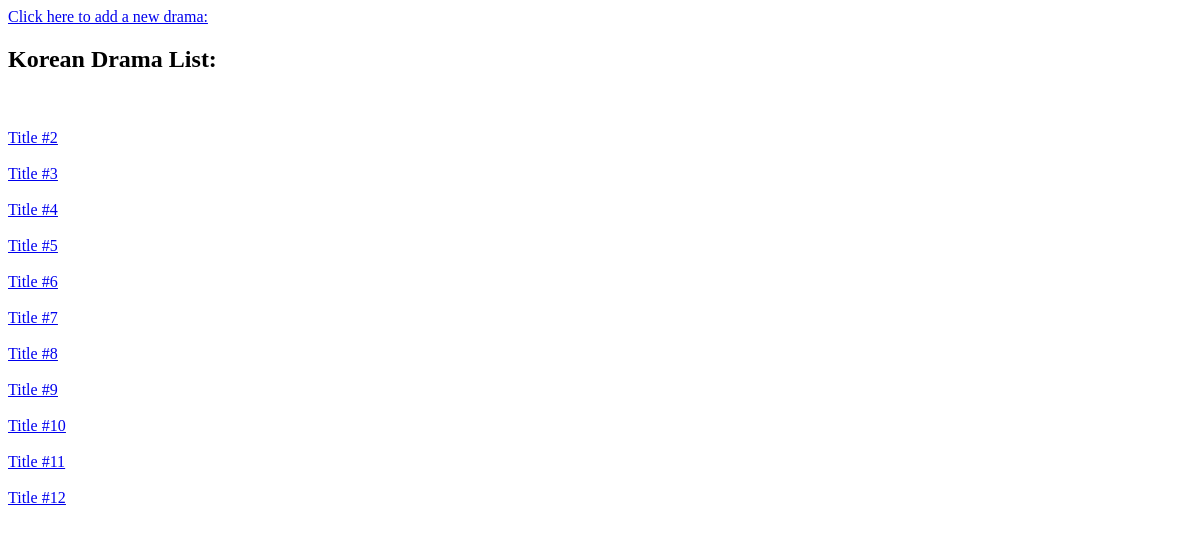
Before: /api/list/ with the older database file.
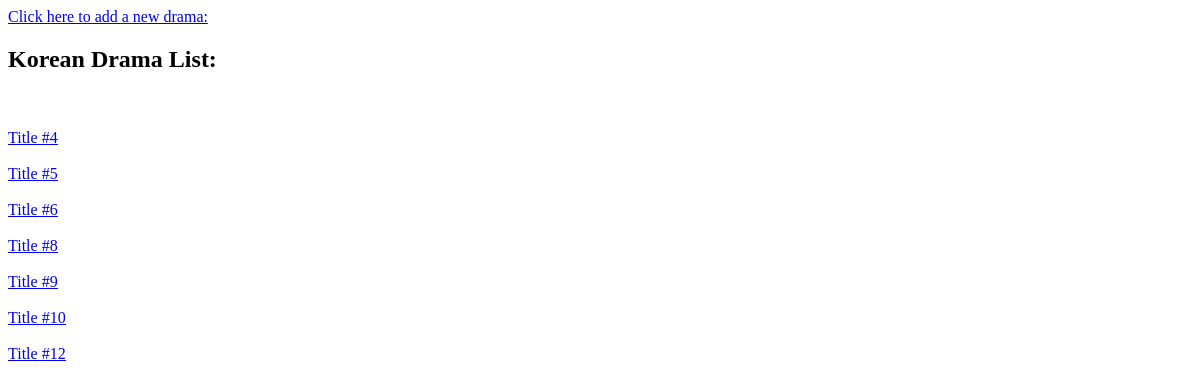
After: the same page with the newer database file.
### website/models.py (models this page shows, shortened)
class Show(models.Model):
    title = models.CharField(max_length=100)
    description = models.TextField()
    director = models.CharField(max_length=100, blank=True, null=True)
    release_year = models.PositiveIntegerField()
    rating = models.CharField(max_length=10, blank=True, null=True)

### website/views.py (the view)
# urls.py: path('list/', views.ShowList.as_view(),name ='show-list'),
class ShowList(View):
    def get(self,request):
        shows = Show.objects.all()
        return render(request = request,
                      template_name = 'website/show_list.html',
                      context = {'shows':shows})

### website/templates/website/show_list.html
<!DOCTYPE html>
<html>
<body>
<a href="/website/add/">Click here to add a new drama: </a>
    <h2>Korean Drama List:</h2>
    <br>
    <u>
        {% for show in shows %}
            <a href="/website/details/{{ show.id }}">
                <br>
                {{ show.title }}
                <br>
            </a>
    {% endfor %}
    </u>
</body>
</html>

Changed rows visible on the page:
removed Show: title "Title #2"
removed Show: title "Title #3"
removed Show: title "Title #7"
removed Show: title "Title #11"
